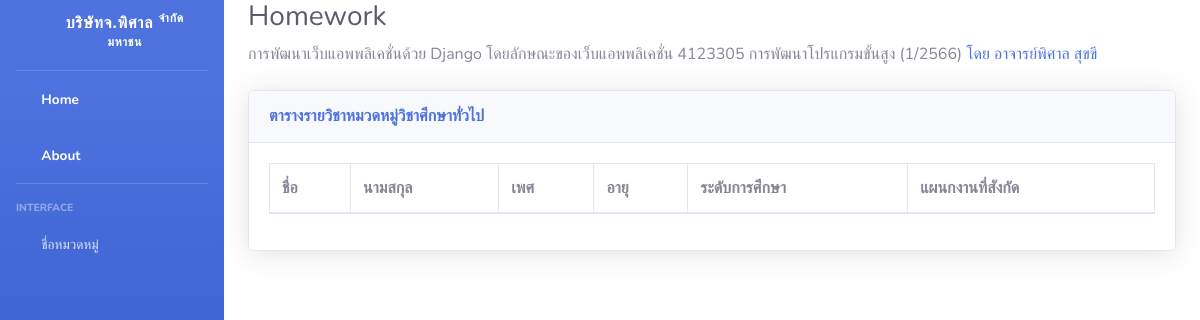
/General, run on an earlier commit of the app's database.
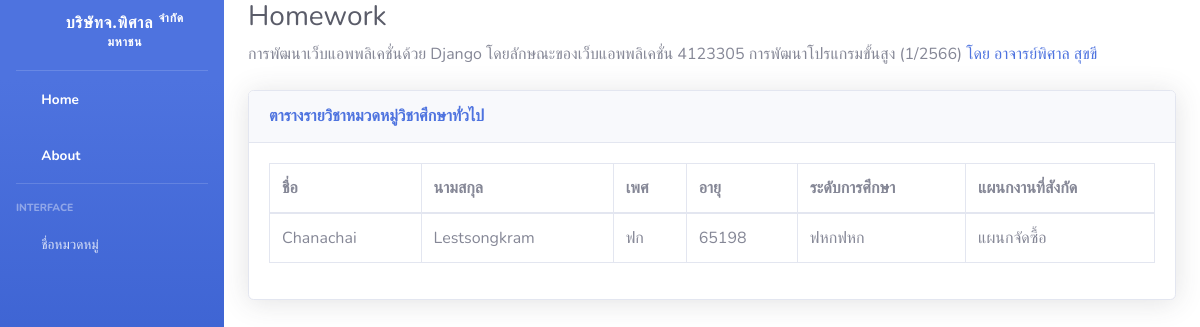
And on a later commit of the database.
### SSKRU/models.py (models this page shows, shortened)
class Classes(models.Model):
    name = models.CharField(max_length=10) # ชื่อ
    lastname = models.CharField(max_length=256) # นามสกุล
    gender = models.CharField(max_length=256) # เพศ
    age = models.IntegerField() # อายุ
    Educationlevel = models.CharField(max_length=256)
    department = models.ForeignKey(Category, on_delete=models.CASCADE) # หมวดหมู่รายวิชา

class Category(models.Model):
    name = models.CharField(max_length=256) # ชื่อ
    def __str__(self):
        return self.name

### SSKRU/views.py (the view)
# urls.py: path('General',views.General, name='general'),
def General(request):
    context = {}
    classes = models.Classes.objects.filter(department=2).order_by("name")
    context ['classes'] = classes
    return render (request,"general.html", context)

### template/general.html
{% extends 'index.html' %}
{% block content %}  <div class="container-fluid">
    <h1 class="h3 mb-2 text-gray-800">Homework</h1>
    <p class="mb-4">การพัฒนาเว็บแอพพลิเคชั่นด้วย Django โดยลักษณะของเว็บแอพพลิเคชั่น 4123305 การพัฒนาโปรแกรมขั้นสูง (1/2566) <a target="_blank"
            href="https://datatables.net">โดย อาจารย์พิศาล สุขขี</a></p>
    <div class="card shadow mb-4">
        <div class="card-header py-3">
            <h6 class="m-0 font-weight-bold text-primary">ตารางรายวิชาหมวดหมู่วิชาศึกษาทั่วไป</h6>
        </div>
        <div class="card-body">
            <div class="table-responsive">
                <table class="table table-bordered" id="dataTable" width="100%" cellspacing="0">
                    <thead>
                        <tr>
                            <th>ชื่อ</th>
                            <th>นามสกุล</th>
                            <th>เพศ</th>
                            <th>อายุ</th>
                            <th>ระดับการศึกษา</th>
                            <th>แผนกงานที่สังกัด</th>
                        </tr>
                    </thead>
                    <tbody>
                        {% for class in classes %}
                        <tr>
                            <td>{{class.name}}</td>
                            <td>{{class.lastname}}</td>
                            <td>{{class.gender}}</td>
                            <td>{{class.age}}</td>
                            <td>{{class.Educationlevel}}</td>
                            <td>{{class.department}}</td>
                        </tr>
                        {% endfor %}
                    </tbody>
                </table>
            </div>
        </div>
    </div>
</div>{% endblock content %}

### template/index.html (shortened to what this page needs)
{%load static%}
<!DOCTYPE html>
<html lang="en">
<head>
    <link href="{% static 'vendor/fontawesome-free/css/all.min.css' %}" rel="stylesheet" type="text/css">
    <link href="{% static 'css/sb-admin-2.min.css' %}" rel="stylesheet">
</head>
<body id="page-top">
    <div id="wrapper">
        <ul class="navbar-nav bg-gradient-primary sidebar sidebar-dark accordion" id="accordionSidebar">
            <a class="sidebar-brand d-flex align-items-center justify-content-center" href="index.html">
                <div class="sidebar-brand-icon rotate-n-15">
                    <i class="fas fa-laugh-wink"></i>
                </div>
                <div class="sidebar-brand-text mx-3">บริษัทจ.พิศาล <sup>จำกัด มหาชน</sup></div>
            </a>
            <hr class="sidebar-divider my-0">
            <li class="nav-item active">
                <a class="nav-link" href="/">
                    <i class="fas fa-fw fa-tachometer-alt"></i>
                    <span>Home</span></a>
            </li>
            <li class="nav-item active">
                <a class="nav-link" href="https://lskram.github.io/admin_dashboard/">
                    <i class="fas fa-fw fa-tachometer-alt"></i>
                    <span>About</span></a>
            </li>
            <hr class="sidebar-divider">
            <div class="sidebar-heading">
                Interface
            </div>
            <li class="nav-item">
                <a class="nav-link collapsed" href="#" data-toggle="collapse" data-target="#collapseTwo"
                    aria-expanded="true" aria-controls="collapseTwo">
                    <i class="fas fa-fw fa-cog"></i>
                    <span>ชื่อหมวดหมู่</span>
                </a>
            </li>
        </ul>
        {% block content %}{% endblock content %}
    </div>
</body>
</html>

What changed in the data, as far as the page shows it:
now on this page (row edited): Classes: name "Chanachai", lastname "Lestsongkram", gender "ฟก", age "65198", Educationlevel "ฟหกฟหก", department "แผนกจัดซื้อ"
